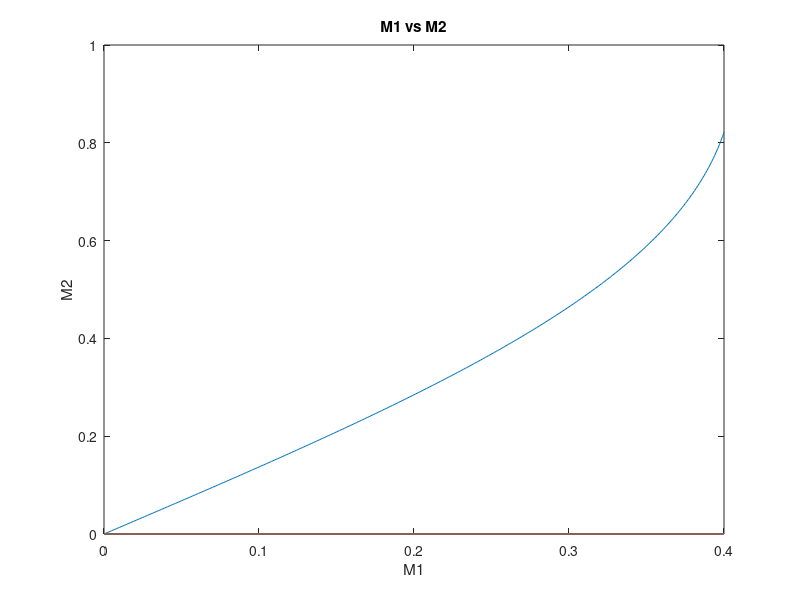
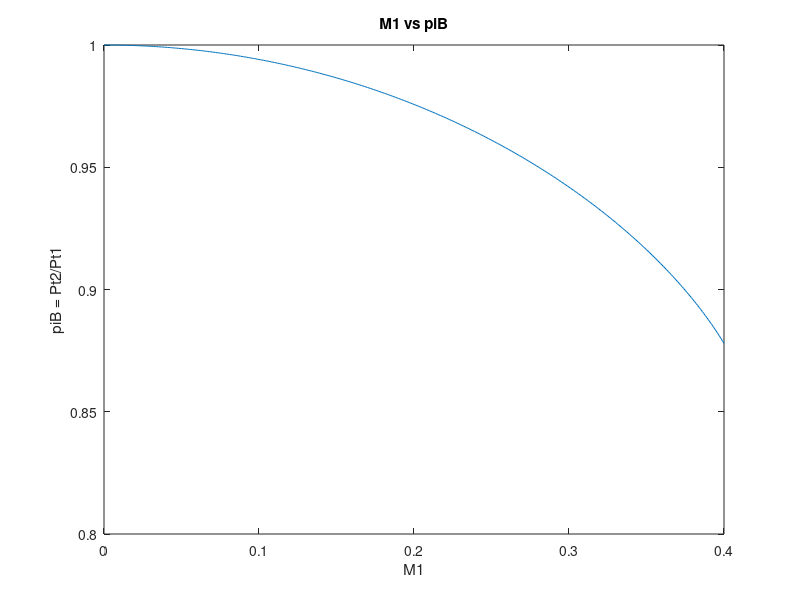

MATLAB code to generate these figures, in order:
%%%%%%%%%%%%%%%%%%%%%%%%%%%%%%%%%%
%           Ian Norris           %
%     Propulsion Assignment 3    %
%           Problem 2            %
%%%%%%%%%%%%%%%%%%%%%%%%%%%%%%%%%%

gamma = 1.4;
Tt2 = 918.7;
Tt1 = 500;
taub = Tt2/Tt1;
upL = zeros(401);
M2 = zeros(401);
piB = zeros(401);


for M1 = 0:0.001:.4
    upL(int32(M1*1000+1))= M1^2*(1+(gamma-1)/2*M1^2)/(1+gamma*M1^2)^2*taub;
    M2(int32(M1*1000+1)) = sqrt((2*gamma*upL(int32(M1*1000+1))-1+...
        sqrt((2*gamma*upL(int32(M1*1000+1))-1)^2+4*upL(int32(M1*1000+1....
        ))*((gamma-1)/2-gamma^2*upL(int32(M1*1000+1)))))/(2*((gamma-1.....
        )/2-gamma^2*upL(int32(M1*1000+1)))));
    piB(int32(M1*1000+1)) = (1+gamma*M1^2)/(1+gamma*M2(int32(M1*1000+1)...
        )^2)*((1+(gamma-1)/2*M2(int32(M1*1000+1))^2)/(1+(gamma-1)/2*M1....
        ^2))^(gamma/(gamma-1));
end
M1 = (0:0.001:.4);

figure(1)
plot(M1,M2)
axis([0 0.4 0 1])
title('M1 vs M2')
xlabel('M1')
ylabel('M2')

figure(2)
plot(M1,piB)
axis([0 0.4 .8 1])
title('M1 vs piB')
xlabel('M1')
ylabel('piB = Pt2/Pt1')